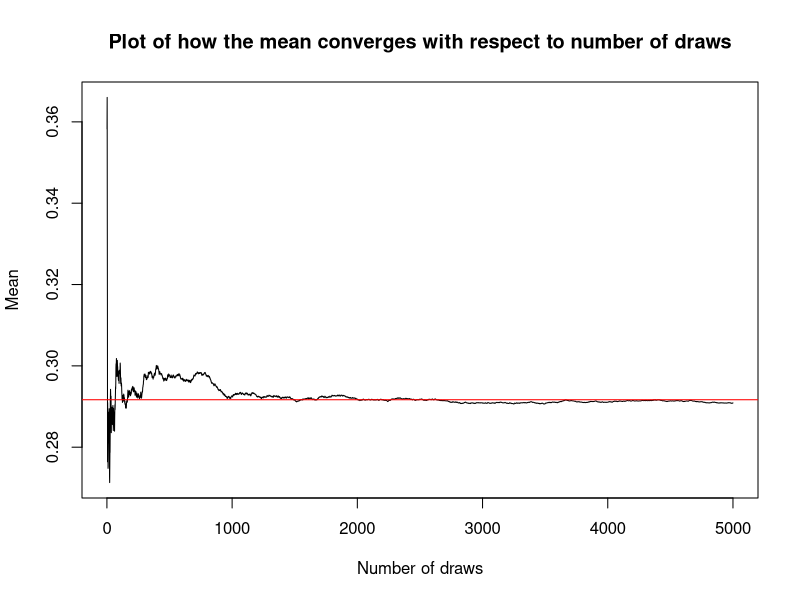
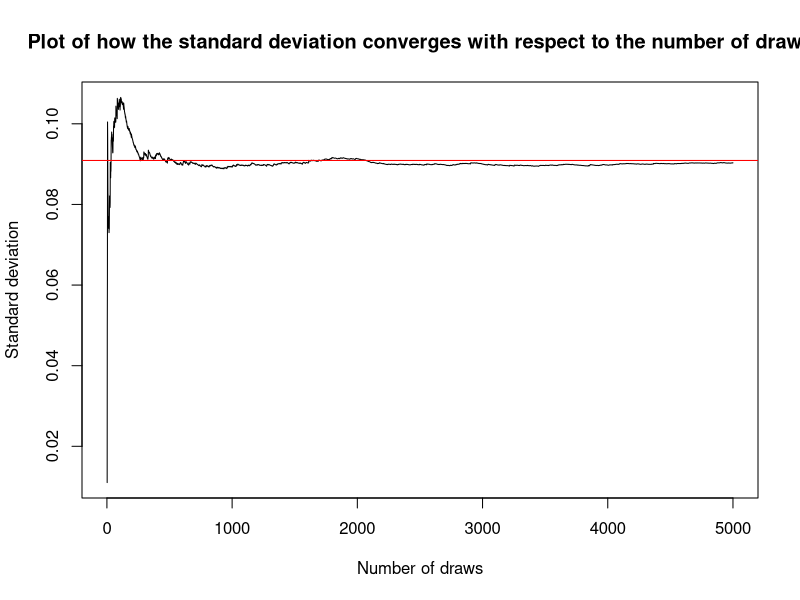
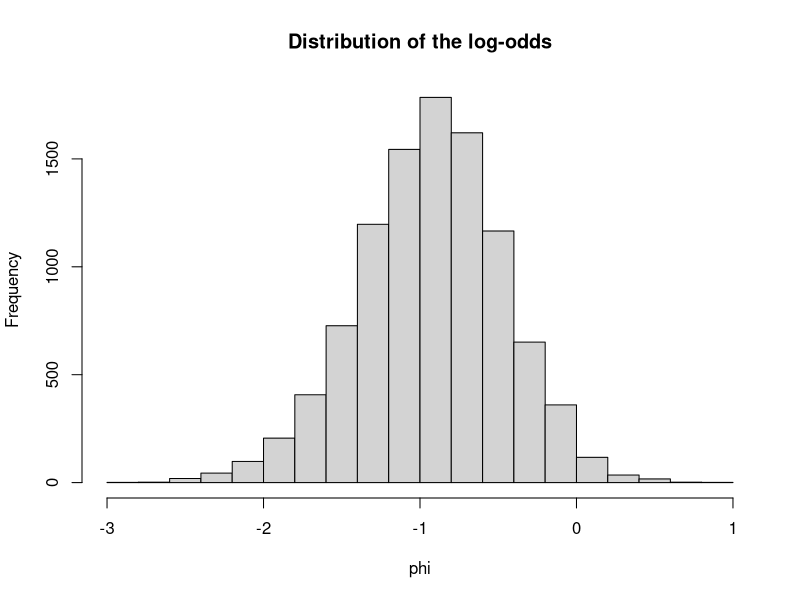
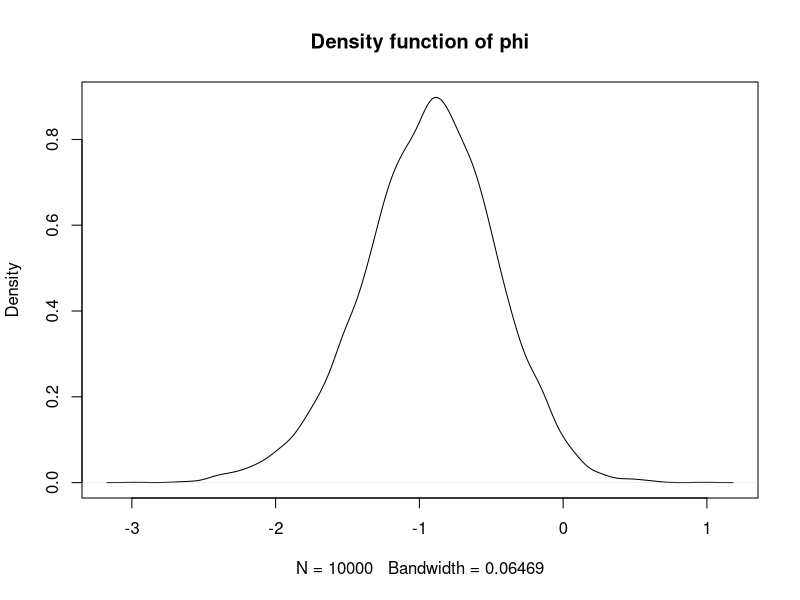

R code for these plots, in order:
## Assignment 1: Let y1,...,yn be Bernoulli distributed with parameter theta. Assume that you have obtained a sample
## with s=5 successes in n=20 trials. Assume a Beta(alpha0, beta0) prior for theta and let alpha0=beta0=2.

## a) Draw random numbers from the posterior theta given y ~ Beta(alpha0+s, beta0+f) and verify graphically that the
## posterior mean and standard deviation converges to the true values as the number of random draws grows large. 

set.seed(12345)
alpha0=2
beta0=2
s=5
f=15
n=20

# Function for calculating the mean of a beta-distribution
calcMeanBeta = function(alpha, beta) {
  return(alpha/(alpha+beta))
}

# Function for calculating the standard deviation of a beta-distribution
calcStdDevBeta = function(alpha, beta) {
  return(sqrt(alpha*beta/((alpha+beta)^2*(alpha+beta+1))))
}

# Function for calculating the mean squared error of drawed data
calcMSE = function(n, mean, data){
  return(sqrt(1/(n-1)*sum((data-mean)^2)))
}

# Function for drawing random values from the betadistribution
drawBetaValues = function(n, alpha, beta) {
  return(rbeta(n, alpha, beta))
}

MeanOfPosterior = calcMeanBeta(alpha0+s, beta0+f)
StdOfPosterior = calcStdDevBeta(alpha0+s, beta0+f)
nVector = seq(1, 5000, 1)
meanVector=c()
stdVector=c()
for (i in nVector) {
  set.seed(12345)
  betaValues= drawBetaValues(i, alpha0+s, beta0+f)
  meanVector=c(meanVector, mean(betaValues))
  stdVector=c(stdVector, calcMSE(i, mean(betaValues), betaValues))
}
plot(nVector, meanVector, main="Plot of how the mean converges with respect to number of draws",
     xlab="Number of draws", ylab="Mean", type="l")
abline(h=MeanOfPosterior, col="red")
plot(nVector, stdVector, main="Plot of how the standard deviation converges with respect to the number of draws",
     xlab="Number of draws", ylab="Standard deviation", type="l")
abline(h=StdOfPosterior, col="red")
## As seen in the plot the posterior mean as well as the posterior standard deviation converges towards its true
## value of approx 0.29 and 0.09 respectively as the number of randow draws grows large.

## b) Use simulation (nDraws=10000) to compute the posterior probability Pr(theta>0.3 given y) and compare with
## with the exact value

trueProb=1-pbeta(0.3, alpha0+s, beta0+f)
set.seed(12345)
draw10000=rbeta(10000, alpha0+s, beta0+f)
probHat=sum(draw10000>0.3)/10000
print(trueProb)
print(probHat)

## As seen in the results from both calculations the probHat is very close to the true probability from the beta
## distribution. As the number of draws increases the approximated probability will converge towards the true
## value.

## c) Compute the posterior distribution of the log-odds phi= log(theta/(1-theta)) by simulation (nDraws=10000)

phi=log(draw10000/(1-draw10000))
hist(phi, breaks=20, main="Distribution of the log-odds")
plot(density(phi), main="Density function of phi")

  



